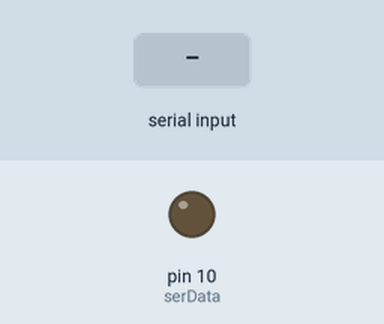
The sketch below on a simulated Arduino Uno, built with avr-gcc and run on an emulated ATmega328P. On the bench: output pins drawn as LEDs (lit = HIGH). Inputs (shaded band) come from the test bench. Pins used as bus, display or sensor lines are not drawn.

Above: at 1.2 s.
1.3 s: "1" received over Serial
At 1.9 s:
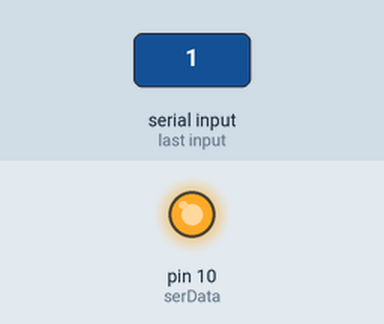
2.8 s: "0" received over Serial
At 3.1 s:
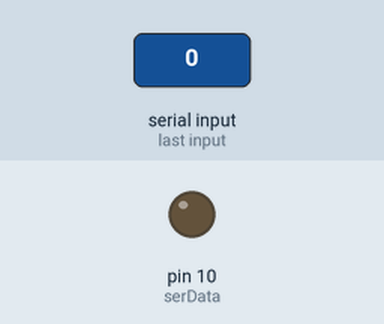
Timing chart, 0 to 5.8 s (numbered marks = the images above; inputs shaded):
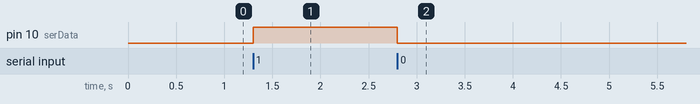

The sketch:

ShiftRegisterFundamental.ino
```cpp
//This code can be used how the Shift register receives information and
//sends it down the chain.

//Define pins
int serData = 10;
int serLatch = 11;
int serClk = 12;

void setup() {

//Set pins to outputs
  pinMode(serData,OUTPUT);
  pinMode(serClk,OUTPUT);
  pinMode(serLatch,OUTPUT);

Serial.begin(9600);

}

void loop() {

//If the user inputs a 1 in the Serial Monitor, send a High signal
//else if the user inputs a 0, send a LOW signal.


if (Serial.available()>0){
  int ii = Serial.read();
  if (ii == 49){
    digitalWrite(serLatch,LOW); //data can now be written
    digitalWrite(serData,HIGH);  //change this from high to low and see how the shift reg work!
    pulse(); //this is how the shift register knows there is data
    pulse();
    digitalWrite(serLatch,HIGH);//send the data and close the latch
  }
  else if (ii == 48){
    digitalWrite(serLatch,LOW); //data can now be written
    digitalWrite(serData,LOW);  //change this from high to low and see how the shift reg work!
    pulse(); //this is how the shift register knows there is data
    digitalWrite(serLatch,HIGH);//send the data and close the latch
  }else{}

}

}

void pulse(){
    digitalWrite(serClk,HIGH);
    digitalWrite(serClk,LOW);
    delay(1);
}
```

Measured:
- after the input at 1.3 s, pin 10 (serData): LOW → HIGH at once
- after the input at 2.8 s, pin 10 (serData): HIGH → LOW at once
